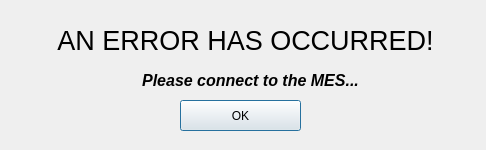
<?xml version="1.0" encoding="UTF-8"?>
<ui version="4.0">
 <class>conn_error</class>
 <widget class="QDialog" name="conn_error">
  <property name="geometry">
   <rect>
    <x>0</x>
    <y>0</y>
    <width>486</width>
    <height>150</height>
   </rect>
  </property>
  <property name="windowTitle">
   <string>Dialog</string>
  </property>
  <widget class="QLabel" name="label">
   <property name="geometry">
    <rect>
     <x>10</x>
     <y>20</y>
     <width>471</width>
     <height>41</height>
    </rect>
   </property>
   <property name="font">
    <font>
     <pointsize>20</pointsize>
     <weight>50</weight>
     <italic>false</italic>
     <bold>false</bold>
    </font>
   </property>
   <property name="text">
    <string>AN ERROR HAS OCCURRED!</string>
   </property>
   <property name="alignment">
    <set>Qt::AlignCenter</set>
   </property>
  </widget>
  <widget class="QPushButton" name="ok_btn">
   <property name="geometry">
    <rect>
     <x>180</x>
     <y>100</y>
     <width>121</width>
     <height>31</height>
    </rect>
   </property>
   <property name="text">
    <string>OK</string>
   </property>
  </widget>
  <widget class="QLabel" name="label_2">
   <property name="geometry">
    <rect>
     <x>80</x>
     <y>70</y>
     <width>341</width>
     <height>20</height>
    </rect>
   </property>
   <property name="font">
    <font>
     <pointsize>12</pointsize>
     <weight>75</weight>
     <italic>true</italic>
     <bold>true</bold>
    </font>
   </property>
   <property name="text">
    <string>Please connect to the MES...</string>
   </property>
   <property name="alignment">
    <set>Qt::AlignCenter</set>
   </property>
  </widget>
 </widget>
 <resources/>
 <connections/>
</ui>
